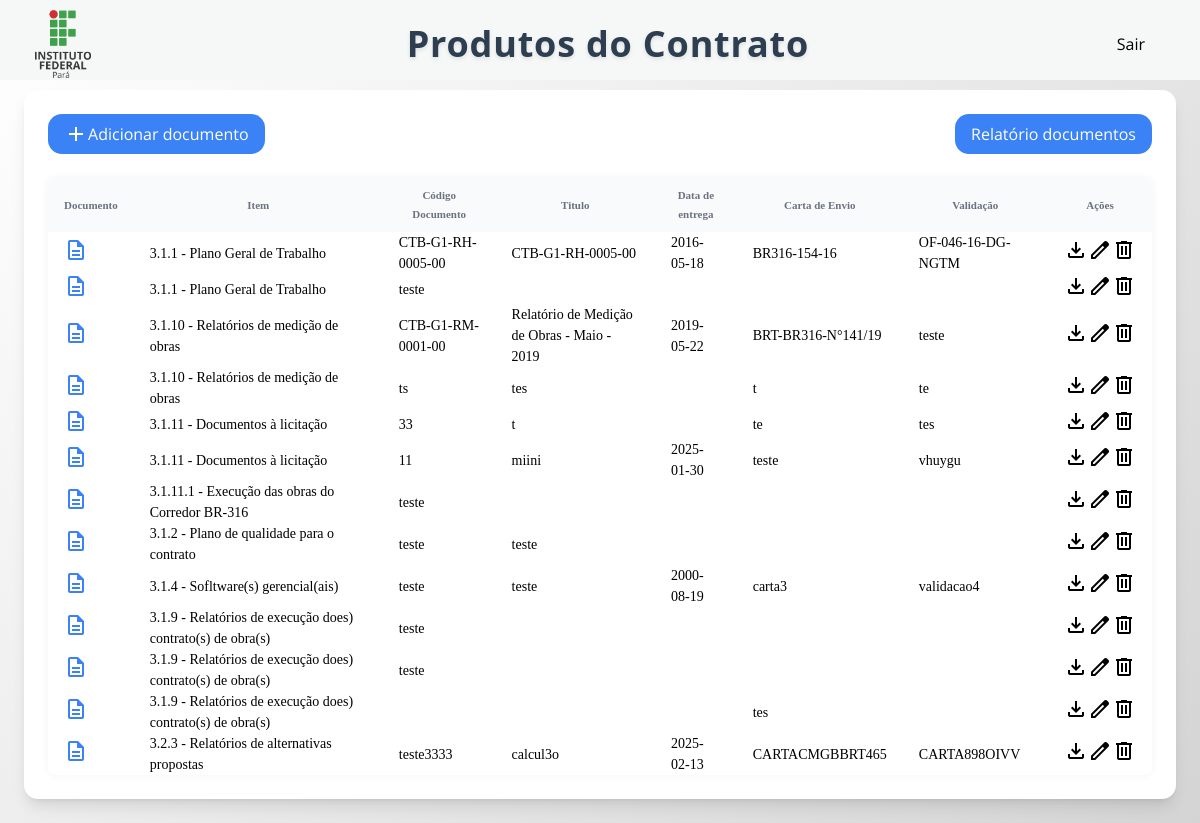
Page / (signed in) on the earlier database version.
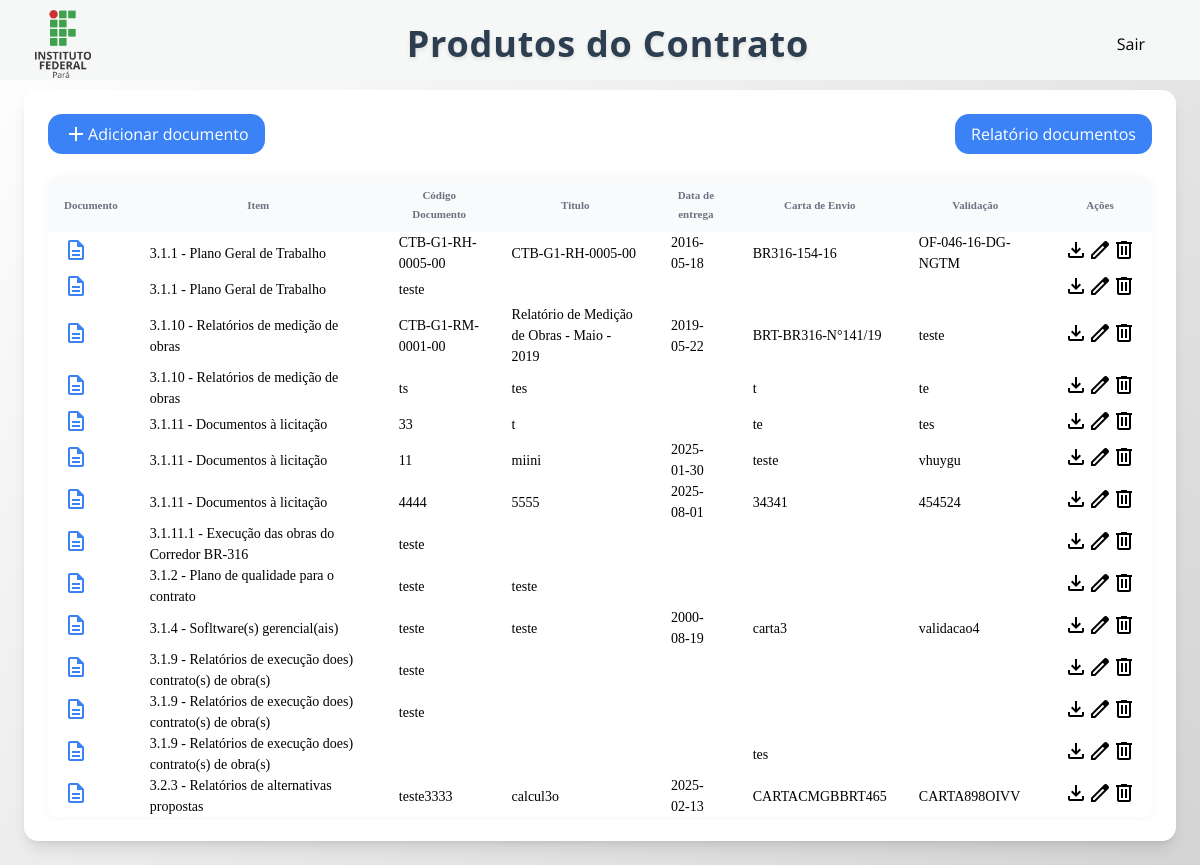
Same page on the later database version.
### tables this page shows
CREATE TABLE arquivo(
id INTEGER PRIMARY KEY,
item TEXT,
cod_doc TEXT,
title TEXT,
data_entrega TEXT,
carta_envio TEXT,
validacao TEXT,
archive_name TEXT
);

### config/routes.php (called while the page is built, shortened)
<?php
return [
    'GET|/' => ArquivoListController::class,
    'GET|/novo-documento' => FormController::class,
    'POST|/novo-documento' => NewArquivoController::class,
    'GET|/excluir-documento' => ArquivoDeleteController::class,
    'GET|/editar-documento' => FormController::class,
    'POST|/editar-documento' => EditDocumentController::class,
    'GET|/download-documento' => ArquivoDownloadController::class,
    'GET|/login' => [AuthController::class,'processaRequisicao'],
    'POST|/login' => [AuthController::class,'login'],
    'GET|/logout' => [AuthController::class,'logout'],
    'GET|/register' => [AuthController::class,'registerView'],
    'POST|/register' => [AuthController::class,'register'],
    'GET|/relatorio-documento' => RelatorioController::class,
];

### src/Controller/ArquivoListController.php (called while the page is built, shortened)
<?php
class ArquivoListController implements Controller
{
    public function processaRequisicao(): void
    {
        $documentList = $this->documentRepository->all();
        require_once __DIR__ . '/../../views/document-list.php';
    }
}

### src/Repository/DocumentRepository.php (called while the page is built, shortened)
<?php
class DocumentRepository
{
    public function __construct(public PDO $pdo)
    {
        $this->pdo = $pdo;
    }
    public function all() :array{
        $documentList = $this->pdo->query('SELECT *
        FROM arquivo
        ORDER BY item;')->fetchAll(PDO::FETCH_ASSOC);
        return array_map($this->hydrateDocument(...),$documentList);
    }
    public function hydrateDocument(array $documentData) : Document{
        $document = new Document(
            $documentData['item'],
            $documentData['cod_doc'],
            $documentData['title'],
            $documentData['data_entrega'],
            $documentData['carta_envio'],
            $documentData['validacao'],
        );
        $document->setId($documentData['id']);
        if($documentData['archive_name'] !== null){
            $document->setArchiveName($documentData['archive_name']);
        }
        return $document;
    }
}

### src/Entity/Document.php (called while the page is built, shortened)
<?php
class Document
{
    public function setId(int $id): void{
        $this->id =$id;
    }
}

### views/document-list.php (the view, shortened to what this page needs)
<?php require_once 'inicio-html.php';?>
<link rel="stylesheet" href="https://cdn.datatables.net/2.2.2/css/dataTables.dataTables.css" />
<body>
    <div id="webcrumbs">
      <div class="w-[1000px] bg-white rounded-lg shadow-lg p-6">
        <div class="flex justify-between items-center mb-6">
          <a href="./novo-documento"
            class="flex items-center gap-2 bg-blue-500 text-white px-4 py-2 rounded-lg hover:bg-blue-600 transition-all duration-200"
          >
            <span class="material-symbols-outlined">add</span> Adicionar
            documento
          </a>
          <a href="./relatorio-documento"
            class="flex items-center gap-2 bg-blue-500 text-white px-4 py-2 rounded-lg hover:bg-blue-600 transition-all duration-200"
          >
            <span class="material-symbols-outlined"></span> Relatório documentos
          </a>
        </div>
        <table class="w-full" id="table">
          <thead>
            <tr class="text-sm text-gray-500 bg-gray-50 rounded-lg">
              <th class="px-4 py-2 text-left w-[40px]">Documento</th>
              <th class="px-4 py-2 text-left w-[2fr]">Item</th>
              <th class="px-4 py-2 text-left w-[1.5fr]">Código Documento</th>
              <th class="px-4 py-2 text-left w-[1fr]">Titulo</th>
              <th class="px-4 py-2 text-left w-[1fr]">Data de entrega</th>
              <th class="px-4 py-2 text-left w-[1fr]">Carta de Envio</th>
              <th class="px-4 py-2 text-left w-[1fr]">Validação</th>
              <th class="px-4 py-2 text-left w-[120px]">Ações</th>
            </tr>
          </thead>
          <tbody>
          <?php foreach ($documentList as $document):  ?>
            <tr class="hover:bg-gray-50 transition-all duration-200">
              <td class="px-4 py-3">
                <span class="material-symbols-outlined text-blue-500"
                  >description</span
                >
              </td>
              <td class="px-4 py-3"><?= $document?->item  ?></td>
              <td class="px-4 py-3"><?= $document?->cod_doc  ?></td>
              <td class="px-4 py-3"><?= $document?->title  ?></td>
              <td class="px-4 py-3"><?= $document?->data_entrega;?></td>
              <td class="px-4 py-3"><?= $document?->carta_envio;?></td>
              <td class="px-4 py-3"><?= $document?->validacao;?></td>
              <td class="px-4 py-3">
                <div class="flex gap-2">
                  <button
                    class="p-1.5 hover:bg-gray-100 rounded-lg transition-all duration-200"
                  >
                    <a href="download-documento?id=<?= $document?->id; ?>" class="material-symbols-outlined">download</a>
                  </button>
                  <button
                    class="p-1.5 hover:bg-gray-100 rounded-lg transition-all duration-200"
                  >
                    <a href="editar-documento?id=<?= $document->id; ?>" class="material-symbols-outlined">edit</a>
                  </button>
                  <button
                    class="p-1.5 hover:bg-gray-100 rounded-lg transition-all duration-200"
                  >
                    <a href="excluir-documento?id=<?= $document->id; ?>" class="material-symbols-outlined">delete</a>
                  </button>
                </div>
              </td>
            </tr>
            <?php endforeach; ?>
          </tbody>
        </table>
      </div>
    </div>
  </body>
</html>

### public/index.php (shortened to what this page needs)
<?php
$db_path = __DIR__ . '/../banco.sqlite';
$pdo = new PDO("sqlite:$db_path");
$documentRepository = new DocumentRepository($pdo);
$routes = require_once __DIR__ . '/../config/routes.php';
$pathInfo = $_SERVER['PATH_INFO'] ?? '/';
$httpMethod = $_SERVER['REQUEST_METHOD'];
$key = "$httpMethod|$pathInfo";
if(array_key_exists($key,$routes)){
  $controller = new $handler($documentRepository);
  $controller->processaRequisicao();
  return;
}

### views/inicio-html.php (shortened to what this page needs)
<!DOCTYPE html>
<html lang="pt-br">
<head>
    <link rel="stylesheet" href="../css/inicio-html.css">
    <link rel="stylesheet" href="../css/index.css">
    <link rel="stylesheet" href="../css/novo-documento.css">
    <link rel="stylesheet" href="../css/login-form.css">
</head>
<header>
    <nav class="cabecalho">
        <a class="logo" href="/"></a>
        <p>Produtos do Contrato</p>
        <div class="cabecalho__icones">
            <a href="/logout" class="cabecalho__sair">Sair</a>
        </div>
    </nav>
</header>

### public/css/inicio-html.css (style rules this page uses)
* { margin: 0; padding: 0; border: 0; box-sizing: border-box; }
.logo { background-image: url(../img/cabecalho/LogoIFPA.png); background-repeat: no-repeat; padding: 34px 117px; margin: 10px; cursor: pointer; background-size: contain; }
p { font-family: 'Segoe UI', 'Roboto', sans-serif; font-size: 36px; font-weight: bold; text-align: center; color: #2c3e50; margin: 40px 0 20px 0; text-shadow: 0 2px 4px rgba(0, 0, 0, 0.1); letter-spacing: 0.8px; padding-right: 150px; }
.cabecalho__sair { margin: 0 20px; padding: 5px 10px; border-radius: 10%; background-color: var(--azul-escuro); }
.cabecalho { display: flex; justify-content: space-between; align-items: center; }
header { background-color: white; top: 0; height: 100px; width: 100vw; z-index: 2; }

### public/css/index.css (style rules this page uses)
* { margin: 0; padding: 0; border: 0; box-sizing: border-box; }
:host, html { line-height: 1.5; -webkit-text-size-adjust: 100%; font-family: Open Sans, ui-sans-serif, system-ui, sans-serif, Apple Color Emoji, Segoe UI Emoji, Segoe UI Symbol, Noto Color Emoji; font-feature-settings: normal; font-variation-settings: normal; -moz-tab-size: 4; tab-size: 4; -webkit-tap-highlight-color: transparent; }
body { line-height: inherit; margin: 0; }
a { color: inherit; text-decoration: inherit; }
table { width: 80%; margin: 0 auto; border-collapse: collapse; font-family: "Times New Roman", Arial, sans-serif; font-size: 14px; box-shadow: 0 0 10px rgba(0,0,0,0.05); border-radius: 8px; overflow: hidden; }
button, input, optgroup, select, textarea { color: inherit; font-family: inherit; font-feature-settings: inherit; font-size: 100%; font-variation-settings: inherit; font-weight: inherit; letter-spacing: inherit; line-height: inherit; margin: 0; padding: 0; }
button, select { text-transform: none; }
button, input:where([type="button"]), input:where([type="reset"]), input:where([type="submit"]) { -webkit-appearance: button; background-color: transparent; background-image: none; }
blockquote, dd, dl, figure, h1, h2, h3, h4, h5, h6, hr, p, pre { margin: 0; }
[role="button"], button { cursor: pointer; }
#webcrumbs .mb-6 { margin-bottom: 24px; }
#webcrumbs .flex { display: flex; }
#webcrumbs .w-\[1000px\] { padding-top: 240px; }
#webcrumbs .w-full { width: 100%; }
#webcrumbs .items-center { align-items: center; }
#webcrumbs .justify-between { justify-content: space-between; }
#webcrumbs .rounded-lg { border-radius: 14px; }
#webcrumbs .bg-blue-500 { --tw-bg-opacity: 1; background-color: rgb(59 130 246 / var(--tw-bg-opacity)); }
#webcrumbs .bg-gray-50 { --tw-bg-opacity: 1; background-color: rgb(249 250 251 / var(--tw-bg-opacity)); }
#webcrumbs .bg-white { padding-bottom: 200px; --tw-bg-opacity: 1; background-color: rgb(255 255 255 / var(--tw-bg-opacity)); }
#webcrumbs .p-6 { padding: 24px; }
#webcrumbs .px-4 { padding-left: 16px; padding-right: 16px; }
#webcrumbs .py-2 { padding-bottom: 8px; padding-top: 8px; }
#webcrumbs .text-sm { font-size: 11px; line-height: 19px; text-align: start; }
#webcrumbs .text-blue-500 { --tw-text-opacity: 1; color: rgb(59 130 246 / var(--tw-text-opacity)); }
#webcrumbs .text-gray-500 { --tw-text-opacity: 1; color: rgb(107 114 128 / var(--tw-text-opacity)); }
#webcrumbs .text-white { --tw-text-opacity: 1; color: rgb(255 255 255 / var(--tw-text-opacity)); }
#webcrumbs .shadow-lg { --tw-shadow: 0 10px 15px -3px rgba(0, 0, 0, 0.1), 0 4px 6px -4px rgba(0, 0, 0, 0.1); --tw-shadow-colored: 0 10px 15px -3px var(--tw-shadow-color), 0 4px 6px -4px var(--tw-shadow-color); box-shadow: var(--tw-ring-offset-shadow, 0 0 #0000), var(--tw-ring-shadow, 0 0 #0000), var(--tw-shadow); }
#webcrumbs .transition-all { transition-duration: 0.15s; transition-property: all; transition-timing-function: cubic-bezier(0.4, 0, 0.2, 1); }
#webcrumbs { font-family: Open Sans !important; font-size: 16px !important; }
body { line-height: inherit; padding: 24px; padding-top: 90px; display: flex; min-width: 100vw; min-height: 100vh; align-items: center; justify-content: center; background: linear-gradient(135deg, #ffffff, #d4d4d4); }
header { position: fixed; background-color: #f6f7f7; top: 0; height: 80px; width: 100vw; padding: 0 25px; z-index: 2; }

Differences in the rows shown:
added arquivo: item "3.1.11 - Documentos à licitação", cod_doc "4444", title "5555", data_entrega "2025-08-01", carta_envio "34341", validacao "454524"
